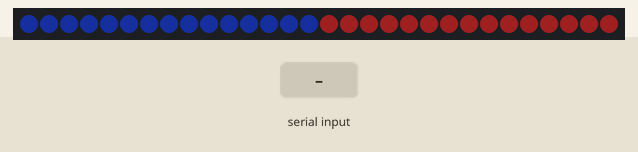
This sketch was run on a simulated Arduino Uno, built with avr-gcc and run on an emulated ATmega328P. Parts: 30 RGB LEDs in strip order, left to right. Inputs (shaded band) come from the test bench. Dim RGB values are drawn brighter than linear; what the sketch prints to the serial monitor is not drawn.

Above: at 1.2 s.
1.3 s: "S0.75\n" received over Serial
At 1.54 s:
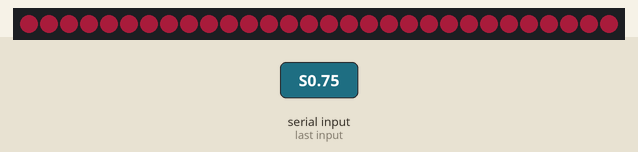
6.7 s: byte 10 ('\n') received over Serial
Timing chart, 0 to 9.7 s (numbered marks = the images above; inputs shaded):
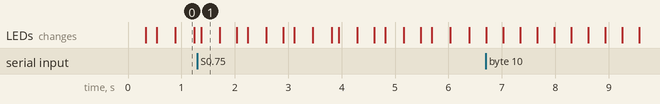

Measured:
- after the input at 1.3 s, the LEDs: change after 0.07 s (image 1)

The sketch:

arduino_led.ino
```cpp
/*
 * HeartSync LED Controller — Arduino FastLED Version
 *
 * Drives a WS2812B strip of 30 LEDs on pin 6.
 * Receives sync score and heart rate data over Serial from a host
 * (e.g., a Python bridge script that polls the Flask server).
 *
 * Serial Protocol (9600 baud):
 *   S0.75\n   — Set sync score (0.00 to 1.00)
 *   HA72\n    — Set Person A heart rate (BPM)
 *   HB74\n    — Set Person B heart rate (BPM)
 *
 * Wiring:
 *   - LED Data  -> Pin 6 (through a 330-ohm resistor)
 *   - LED 5V    -> 5V (external supply for >10 LEDs)
 *   - LED GND   -> GND (shared with Arduino GND)
 *   - 1000uF capacitor across LED 5V and GND recommended
 */

#include <FastLED.h>

// ---------- Configuration ----------
#define LED_PIN     6
#define NUM_LEDS    30
#define BRIGHTNESS  128    // 0-255
#define LED_TYPE    WS2812B
#define COLOR_ORDER GRB

// ---------- Global State ----------
CRGB leds[NUM_LEDS];

float syncScore  = 0.0;   // 0.0 to 1.0
float hrA        = 70.0;  // Person A BPM
float hrB        = 70.0;  // Person B BPM

// Serial input buffer
char serialBuf[32];
int  serialIdx = 0;

// Idle detection: switch to idle animation if no serial data for 5 seconds
unsigned long lastSerialTime = 0;
const unsigned long IDLE_TIMEOUT_MS = 5000;

// ---------- Color Palettes ----------
// Each sync level has a color for Person A's half and Person B's half.
// Format: {R, G, B}

// disconnected (score < 0.25): cool blue / warm red
const CRGB COLOR_DISC_A = CRGB(30, 60, 200);
const CRGB COLOR_DISC_B = CRGB(200, 40, 40);

// warming_up (0.25 <= score < 0.50): purple-blue / purple-red
const CRGB COLOR_WARM_A = CRGB(100, 50, 180);
const CRGB COLOR_WARM_B = CRGB(180, 50, 100);

// connecting (0.50 <= score < 0.75): magenta (same both sides)
const CRGB COLOR_CONN_A = CRGB(170, 50, 130);
const CRGB COLOR_CONN_B = CRGB(170, 50, 130);

// deeply_connected (score >= 0.75): warm rose (unified)
const CRGB COLOR_DEEP_A = CRGB(220, 40, 80);
const CRGB COLOR_DEEP_B = CRGB(220, 40, 80);


// ---------- Utility Functions ----------

/**
 * Linear interpolation between two CRGB colors.
 * t = 0.0 returns c1, t = 1.0 returns c2.
 */
CRGB lerpColor(CRGB c1, CRGB c2, float t) {
    t = constrain(t, 0.0, 1.0);
    return CRGB(
        c1.r + (int)((c2.r - c1.r) * t),
        c1.g + (int)((c2.g - c1.g) * t),
        c1.b + (int)((c2.b - c1.b) * t)
    );
}

/**
 * Scale a color's brightness by a factor (0.0 to 1.0).
 */
CRGB scaleColor(CRGB c, float factor) {
    factor = constrain(factor, 0.0, 1.0);
    return CRGB(
        (uint8_t)(c.r * factor),
        (uint8_t)(c.g * factor),
        (uint8_t)(c.b * factor)
    );
}

/**
 * Generate a heartbeat-like brightness curve (0.0 to 1.0).
 * Uses millis() as the time base and BPM as the rate.
 * Produces a double-bump pattern mimicking a real heartbeat.
 */
float heartbeatPulse(float bpm) {
    if (bpm <= 0) return 0.5;

    float periodMs = 60000.0 / bpm;            // One beat period in ms
    float phase = fmod(millis(), periodMs) / periodMs;  // 0.0 to 1.0

    // Double-bump heartbeat shape:
    //   First bump  (systolic):  0.00 - 0.15 of the cycle
    //   Second bump (diastolic): 0.15 - 0.35 of the cycle
    //   Resting:                 0.35 - 1.00 of the cycle
    if (phase < 0.15) {
        return 0.4 + 0.6 * sin(phase / 0.15 * PI);
    } else if (phase < 0.35) {
        return 0.4 + 0.4 * sin((phase - 0.15) / 0.2 * PI);
    } else {
        return 0.3 + 0.1 * sin((phase - 0.35) / 0.65 * PI);
    }
}

/**
 * Get the color pair for the current sync level.
 */
void getSyncColors(CRGB &colorA, CRGB &colorB) {
    if (syncScore >= 0.75) {
        colorA = COLOR_DEEP_A;
        colorB = COLOR_DEEP_B;
    } else if (syncScore >= 0.50) {
        colorA = COLOR_CONN_A;
        colorB = COLOR_CONN_B;
    } else if (syncScore >= 0.25) {
        colorA = COLOR_WARM_A;
        colorB = COLOR_WARM_B;
    } else {
        colorA = COLOR_DISC_A;
        colorB = COLOR_DISC_B;
    }
}


// ---------- Serial Parsing ----------

/**
 * Process a complete line received over Serial.
 * Supported commands:
 *   S<float>   — sync score (e.g., "S0.75")
 *   HA<float>  — Person A heart rate (e.g., "HA72")
 *   HB<float>  — Person B heart rate (e.g., "HB74")
 */
void processSerialLine(const char *line) {
    lastSerialTime = millis();
    if (line[0] == 'S') {
        syncScore = constrain(atof(line + 1), 0.0, 1.0);
    } else if (line[0] == 'H' && line[1] == 'A') {
        hrA = constrain(atof(line + 2), 0.0, 250.0);
    } else if (line[0] == 'H' && line[1] == 'B') {
        hrB = constrain(atof(line + 2), 0.0, 250.0);
    }
}

/**
 * Read all available Serial data and process complete lines.
 */
void readSerial() {
    while (Serial.available() > 0) {
        char c = Serial.read();
        if (c == '\n' || c == '\r') {
            if (serialIdx > 0) {
                serialBuf[serialIdx] = '\0';
                processSerialLine(serialBuf);
                serialIdx = 0;
            }
        } else if (serialIdx < (int)(sizeof(serialBuf) - 1)) {
            serialBuf[serialIdx++] = c;
        }
    }
}


// ---------- LED Update ----------

/**
 * Update the entire LED strip based on current sync score and heart rates.
 *
 * Behavior:
 *   - Strip is split in half: left = Person A, right = Person B.
 *   - Each half gets a color based on the sync level.
 *   - Each half pulses at the corresponding person's BPM.
 *   - As sync score rises, both halves blend toward a unified color
 *     and their pulse timing merges toward an averaged heartbeat.
 */
void updateLEDs() {
    CRGB colorA, colorB;
    getSyncColors(colorA, colorB);

    float pulseA   = heartbeatPulse(hrA);
    float pulseB   = heartbeatPulse(hrB);
    float avgPulse = (pulseA + pulseB) / 2.0;

    // blend factor: 0 = fully separate, 1 = fully unified
    float blend = syncScore;

    int half = NUM_LEDS / 2;

    for (int i = 0; i < NUM_LEDS; i++) {
        float pulse;
        CRGB  color;

        if (i < half) {
            // Person A's side
            pulse = pulseA * (1.0 - blend) + avgPulse * blend;
            color = lerpColor(colorA, colorB, blend);
        } else {
            // Person B's side
            pulse = pulseB * (1.0 - blend) + avgPulse * blend;
            color = lerpColor(colorB, colorA, blend);
        }

        leds[i] = scaleColor(color, pulse);
    }

    FastLED.show();
}

/**
 * Show a gentle idle breathing animation when no data is being received.
 * Soft pink/purple glow that slowly breathes.
 */
void idleAnimation() {
    float t = millis() / 1000.0;
    for (int i = 0; i < NUM_LEDS; i++) {
        float brightness = 0.3 + 0.2 * sin(t * 2.0 + i * 0.3);
        leds[i] = CRGB(
            (uint8_t)(50 * brightness),
            (uint8_t)(10 * brightness),
            (uint8_t)(30 * brightness)
        );
    }
    FastLED.show();
}


// ---------- Arduino Entry Points ----------

void setup() {
    Serial.begin(9600);

    FastLED.addLeds<LED_TYPE, LED_PIN, COLOR_ORDER>(leds, NUM_LEDS)
        .setCorrection(TypicalLEDStrip);
    FastLED.setBrightness(BRIGHTNESS);

    // Clear strip on startup
    fill_solid(leds, NUM_LEDS, CRGB::Black);
    FastLED.show();

    Serial.println("HeartSync Arduino LED Controller ready");
    Serial.println("Commands: S<score> HA<bpm> HB<bpm>");
}

void loop() {
    readSerial();

    // Fall back to idle animation if no serial data for 5 seconds
    if (millis() - lastSerialTime > IDLE_TIMEOUT_MS) {
        idleAnimation();
    } else {
        updateLEDs();
    }

    // Run at roughly 30 FPS
    delay(33);
}
```
